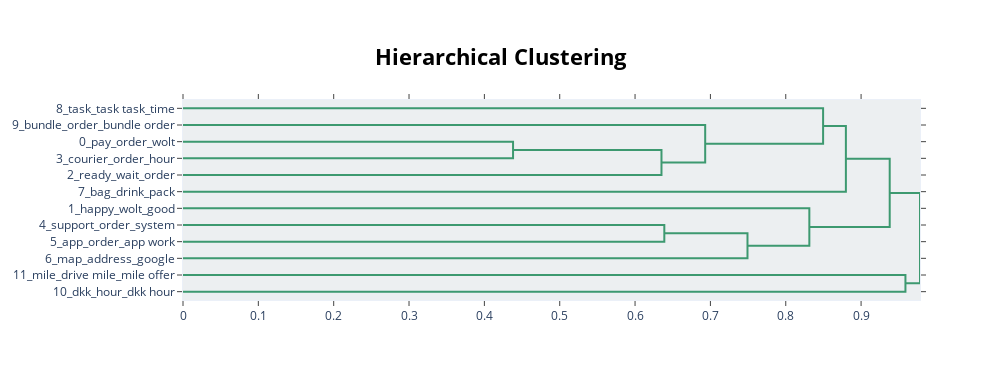

This figure's notebook cell:
### Code cell
reduced_model.visualize_hierarchy(custom_labels=True)

### Figure 1 — Plotly figure (JSON) as saved in the notebook; plotly's stock layout.template omitted (floating-point values rounded to 4 significant figures)
{"data": [{"hoverinfo": "text", "marker": {"color": "rgb(61,153,112)"}, "mode": "lines", "type": "scatter", "x": [0.0, 0.4381, 0.4381, 0.0], "xaxis": "x", "y": [-25.0, -25.0, -35.0, -35.0], "yaxis": "y"}, {"hoverinfo": "text", "marker": {"color": "rgb(61,153,112)"}, "mode": "lines", "type": "scatter", "x": [0.4381, 0.6351, 0.6351, 0.0], "xaxis": "x", "y": [-30.0, -30.0, -45.0, -45.0], "yaxis": "y"}, {"hoverinfo": "text", "marker": {"color": "rgb(61,153,112)"}, "mode": "lines", "type": "scatter", "x": [0.0, 0.6931, 0.6931, 0.6351], "xaxis": "x", "y": [-15.0, -15.0, -37.5, -37.5], "yaxis": "y"}, {"hoverinfo": "text", "marker": {"color": "rgb(61,153,112)"}, "mode": "lines", "type": "scatter", "x": [0.0, 0.8496, 0.8496, 0.6931], "xaxis": "x", "y": [-5.0, -5.0, -26.25, -26.25], "yaxis": "y"}, {"hoverinfo": "text", "marker": {"color": "rgb(61,153,112)"}, "mode": "lines", "type": "scatter", "x": [0.8496, 0.8798, 0.8798, 0.0], "xaxis": "x", "y": [-15.62, -15.62, -55.0, -55.0], "yaxis": "y"}, {"hoverinfo": "text", "marker": {"color": "rgb(61,153,112)"}, "mode": "lines", "type": "scatter", "x": [0.0, 0.6388, 0.6388, 0.0], "xaxis": "x", "y": [-75.0, -75.0, -85.0, -85.0], "yaxis": "y"}, {"hoverinfo": "text", "marker": {"color": "rgb(61,153,112)"}, "mode": "lines", "type": "scatter", "x": [0.6388, 0.7492, 0.7492, 0.0], "xaxis": "x", "y": [-80.0, -80.0, -95.0, -95.0], "yaxis": "y"}, {"hoverinfo": "text", "marker": {"color": "rgb(61,153,112)"}, "mode": "lines", "type": "scatter", "x": [0.0, 0.8313, 0.8313, 0.7492], "xaxis": "x", "y": [-65.0, -65.0, -87.5, -87.5], "yaxis": "y"}, {"hoverinfo": "text", "marker": {"color": "rgb(61,153,112)"}, "mode": "lines", "type": "scatter", "x": [0.8798, 0.938, 0.938, 0.8313], "xaxis": "x", "y": [-35.31, -35.31, -76.25, -76.25], "yaxis": "y"}, {"hoverinfo": "text", "marker": {"color": "rgb(61,153,112)"}, "mode": "lines", "type": "scatter", "x": [0.0, 0.9589, 0.9589, 0.0], "xaxis": "x", "y": [-105.0, -105.0, -115.0, -115.0], "yaxis": "y"}, {"hoverinfo": "text", "marker": {"color": "rgb(61,153,112)"}, "mode": "lines", "type": "scatter", "x": [0.938, 0.9782, 0.9782, 0.9589], "xaxis": "x", "y": [-55.78, -55.78, -110.0, -110.0], "yaxis": "y"}], "layout": {"autosize": false, "height": 380, "hoverlabel": {"bgcolor": "white", "font": {"family": "Rockwell", "size": 16}}, "hovermode": "closest", "plot_bgcolor": "#ECEFF1", "showlegend": false, "title": {"font": {"color": "Black", "size": 22}, "text": "<b>Hierarchical Clustering</b>", "x": 0.5, "xanchor": "center", "yanchor": "top"}, "width": 1000, "xaxis": {"mirror": "allticks", "rangemode": "tozero", "showgrid": false, "showline": true, "showticklabels": true, "ticks": "outside", "type": "linear", "zeroline": false}, "yaxis": {"mirror": "allticks", "range": [-120, 0], "rangemode": "tozero", "showgrid": false, "showline": true, "showticklabels": true, "tickmode": "array", "ticks": "outside", "ticktext": ["8_task_task task_time", "9_bundle_order_bundle order", "0_pay_order_wolt", "3_courier_order_hour", "2_ready_wait_order", "7_bag_drink_pack", "1_happy_wolt_good", "4_support_order_system", "5_app_order_app work", "6_map_address_google", "11_mile_drive mile_mile offer", "10_dkk_hour_dkk hour"], "tickvals": [-5, -15, -25, -35, -45, -55, -65, -75, -85, -95, -105, -115], "type": "linear", "zeroline": false}}}
